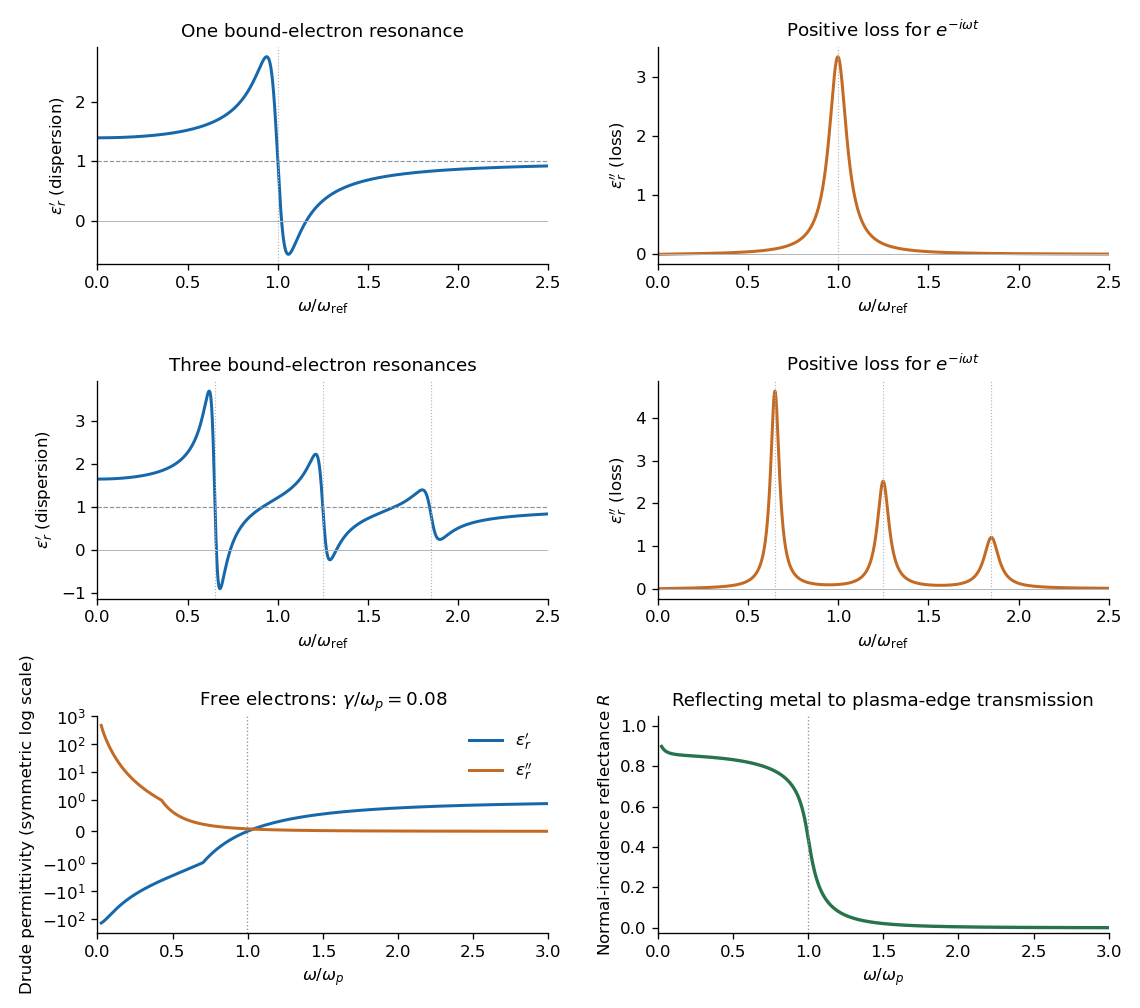

Python code for this plot:
"""Original Lorentz/Drude model plots; write the PNG to cwd.

Tested with Python 3.14, NumPy and Matplotlib; see root pyproject.toml.
All parameters are illustrative dimensionless model values.
"""

from pathlib import Path
import matplotlib

matplotlib.use("Agg")
import matplotlib.pyplot as plt
import numpy as np


def main():
    omega = np.linspace(0, 2.5, 2200)
    single = 1 + 0.4 / (1 - omega**2 - 0.12j * omega)
    multiple = np.ones_like(omega, dtype=complex)
    resonances = ((0.65, 0.18, 0.06), (1.25, 0.25, 0.08), (1.85, 0.22, 0.10))
    for resonance, strength, damping in resonances:
        multiple += strength / (resonance**2 - omega**2 - 1j * damping * omega)
    fig, axes = plt.subplots(3, 2, figsize=(9.5, 8.4), facecolor="white")
    blue, orange = "#1768ab", "#c36a24"
    for row, data, title, marks in (
        (0, single, "One bound-electron resonance", [1]),
        (1, multiple, "Three bound-electron resonances", [r[0] for r in resonances]),
    ):
        axes[row, 0].plot(omega, data.real, color=blue, lw=1.8)
        axes[row, 1].plot(omega, data.imag, color=orange, lw=1.8)
        for ax in axes[row]:
            ax.set_xlim(0, 2.5)
            ax.axhline(0, color="#aeb6bf", lw=0.6)
            for mark in marks:
                ax.axvline(mark, color="#aeb6bf", lw=0.7, ls=":")
            ax.set_xlabel(r"$\omega/\omega_{\rm ref}$")
        axes[row, 0].axhline(1, color="#8a939c", lw=0.7, ls="--")
        axes[row, 0].set_ylabel(r"$\epsilon_r'$ (dispersion)")
        axes[row, 1].set_ylabel(r"$\epsilon_r''$ (loss)")
        axes[row, 0].set_title(title, fontsize=11)
        axes[row, 1].set_title(r"Positive loss for $e^{-i\omega t}$", fontsize=11)

    w = np.linspace(0.025, 3, 2400)
    gamma = 0.08
    drude = 1 - 1 / (w * (w + 1j * gamma))
    index = np.sqrt(drude)
    reflectance = abs((index - 1) / (index + 1))**2
    axes[2, 0].plot(w, drude.real, color=blue, label=r"$\epsilon_r'$", lw=1.8)
    axes[2, 0].plot(w, drude.imag, color=orange, label=r"$\epsilon_r''$", lw=1.8)
    axes[2, 0].set_yscale("symlog", linthresh=1)
    axes[2, 0].set_ylabel("Drude permittivity (symmetric log scale)")
    axes[2, 0].set_title(r"Free electrons: $\gamma/\omega_p=0.08$", fontsize=11)
    axes[2, 0].legend(frameon=False)
    axes[2, 1].plot(w, reflectance, color="#27734a", lw=2)
    axes[2, 1].set(ylim=(-0.025, 1.05), ylabel=r"Normal-incidence reflectance $R$")
    axes[2, 1].set_title("Reflecting metal to plasma-edge transmission", fontsize=11)
    for ax in axes[2]:
        ax.set(xlim=(0, 3), xlabel=r"$\omega/\omega_p$")
        ax.axvline(np.sqrt(1 - gamma**2), color="#8a939c", lw=0.8, ls=":")
    for ax in axes.flat:
        ax.set_facecolor("white")
        ax.spines[["top", "right"]].set_visible(False)
    fig.tight_layout(h_pad=2.0, w_pad=2.0)
    fig.savefig(Path.cwd() / (Path(__file__).stem + ".png"), dpi=120, facecolor="white")
    plt.close(fig)


if __name__ == "__main__":
    main()
